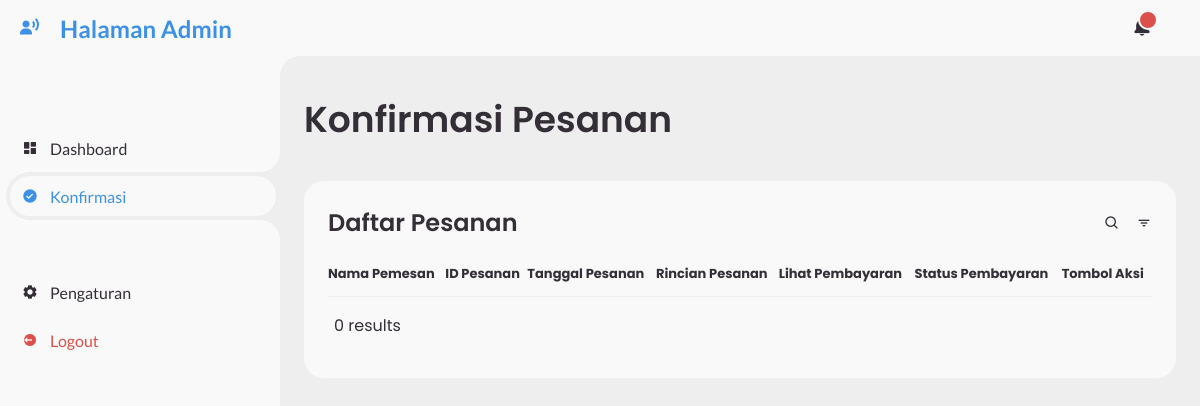
The page /konfirmasi-admin.php on the database as committed earlier.
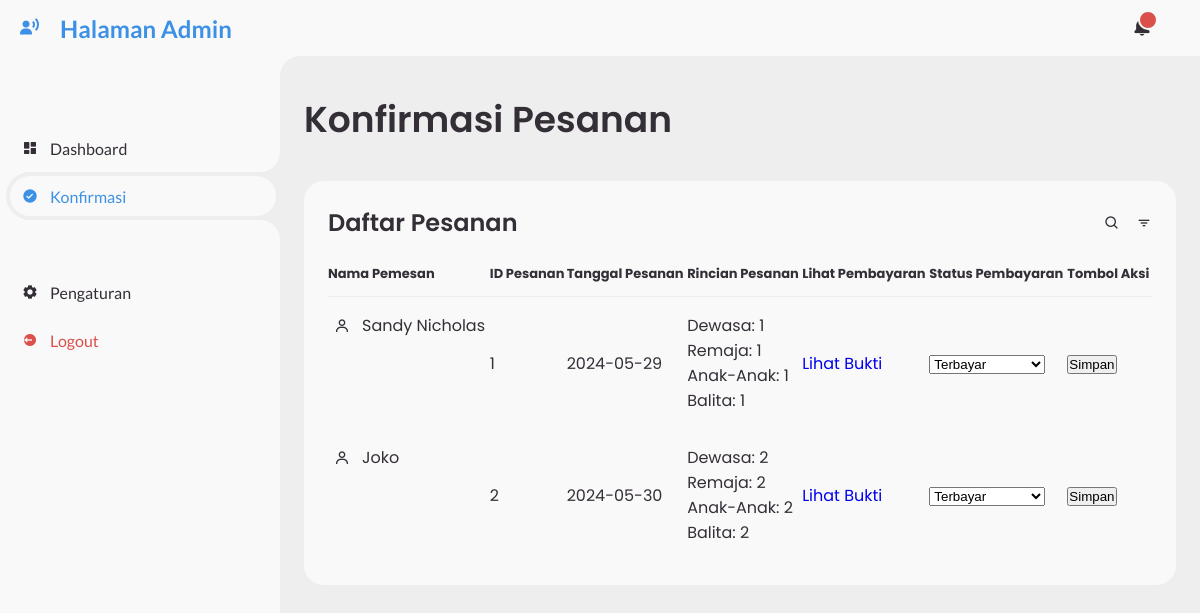
The same page on the database as committed later.
### tables this page shows
CREATE TABLE `pemesanan_tiket` (
  `id` int(11) NOT NULL AUTO_INCREMENT,
  `nama` varchar(255) NOT NULL,
  `email` varchar(255) NOT NULL,
  `telepon` varchar(20) NOT NULL,
  `tanggal` date NOT NULL,
  `dewasa` int(11) NOT NULL,
  `remaja` int(11) NOT NULL,
  `anak_anak` int(11) NOT NULL,
  `balita` int(11) NOT NULL,
  `total_harga` int(11) NOT NULL,
  `bukti_pembayaran` longblob DEFAULT NULL,
  `nama_file` varchar(255) DEFAULT NULL,
  `status_pembayaran` enum('Belum Terbayar','Terbayar') NOT NULL DEFAULT 'Belum Terbayar',
  PRIMARY KEY (`id`)
);

### konfirmasi-admin.php (the view, shortened to what the changed rows need)
<?php
$servername = "localhost";
$username = "root";
$password = "";
$dbname = "wisata";
try {
    $conn = new mysqli($servername, $username, $password, $dbname);
    $sql = "SELECT * FROM pemesanan_tiket";
    $result = $conn->query($sql);
} catch (Exception $e) {
    die("An error occurred: " . $e->getMessage());
}
?>
<!DOCTYPE html>
<html lang="en">
<head>
    <link href='https://unpkg.com/boxicons@2.0.9/css/boxicons.min.css' rel='stylesheet'>
    <link rel="stylesheet" href="style/admin.css">
</head>
<body>
    <section id="content">
        <main>
            <div class="head-title">
                <div class="left">
                    <h1>Konfirmasi Pesanan</h1>
                </div>
            </div>
            <div class="table-data">
                <div class="order">
                    <table>
                        <thead>
                            <tr>
                                <th>Nama Pemesan</th>
                                <th>ID Pesanan</th>
                                <th>Tanggal Pesanan</th>
                                <th>Rincian Pesanan</th>
                                <th>Lihat Pembayaran</th>
                                <th>Status Pembayaran</th>
                                <th>Tombol Aksi</th>
                            </tr>
                        </thead>
                        <tbody>
                            <?php
                            if ($result->num_rows > 0) {
                                while($row = $result->fetch_assoc()) {
                                    $rincian = "<ul>
                                                    <li>Dewasa: {$row['dewasa']}</li>
                                                    <li>Remaja: {$row['remaja']}</li>
                                                    <li>Anak-Anak: {$row['anak_anak']}</li>
                                                    <li>Balita: {$row['balita']}</li>
                                                </ul>";
                                    echo "<tr>";
                                    echo "<td><i class='bx bx-user'></i><p>" . $row["nama"] . "</p></td>";
                                    echo "<td>" . $row["id"] . "</td>";
                                    echo "<td>" . $row["tanggal"] . "</td>";
                                    echo "<td>" . $rincian . "</td>";
                                    echo "<td><a href='lihat_bukti.php?id=" . $row["id"] . "' class='btn' target='_blank'>Lihat Bukti</a></td>";
                                    echo "<td>
                                            <form method='post' action='update_status.php'>
                                                <input type='hidden' name='id' value='" . $row["id"] . "' />
                                                <select name='status_pembayaran'>
                                                    <option value='Belum Terbayar'" . ($row["status_pembayaran"] == 'Belum Terbayar' ? ' selected' : '') . ">Belum Terbayar</option>
                                                    <option value='Terbayar'" . ($row["status_pembayaran"] == 'Terbayar' ? ' selected' : '') . ">Terbayar</option>
                                                </select>
                                          </td>";
                                    echo "<td><input type='submit' value='Simpan' class='btn' /></form></td>";
                                    echo "</tr>";
                                }
                            } else {
                                echo "<tr><td colspan='7'>0 results</td></tr>";
                            }
                            ?>
                        </tbody>
                    </table>
                </div>
            </div>
        </main>
    </section>
</body>
</html>

Rows that differ between the two databases and show on the page:
added pemesanan_tiket: nama "Sandy Nicholas", id "1", tanggal "2024-05-29", dewasa "1", remaja "1", anak_anak "1", balita "1", status_pembayaran "Terbayar"
added pemesanan_tiket: nama "Joko", id "2", tanggal "2024-05-30", dewasa "2", remaja "2", anak_anak "2", balita "2", status_pembayaran "Terbayar"
Other text that changed with them:
text no longer shown: "0 results"
